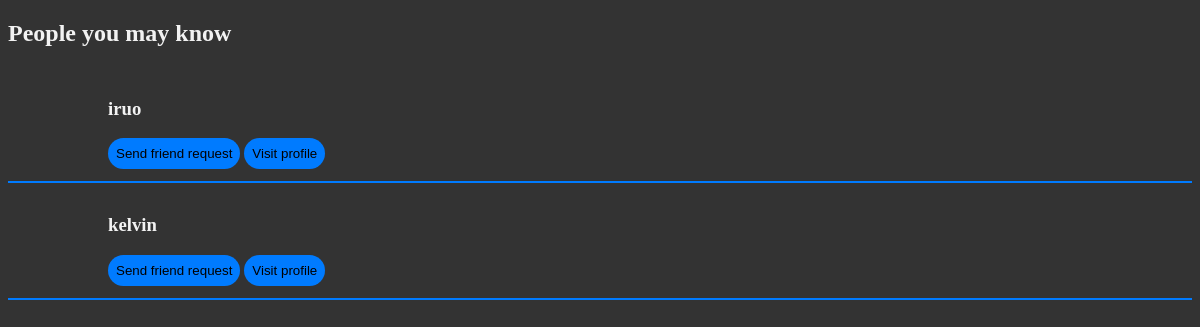
The app's page /users (signed in), older data.
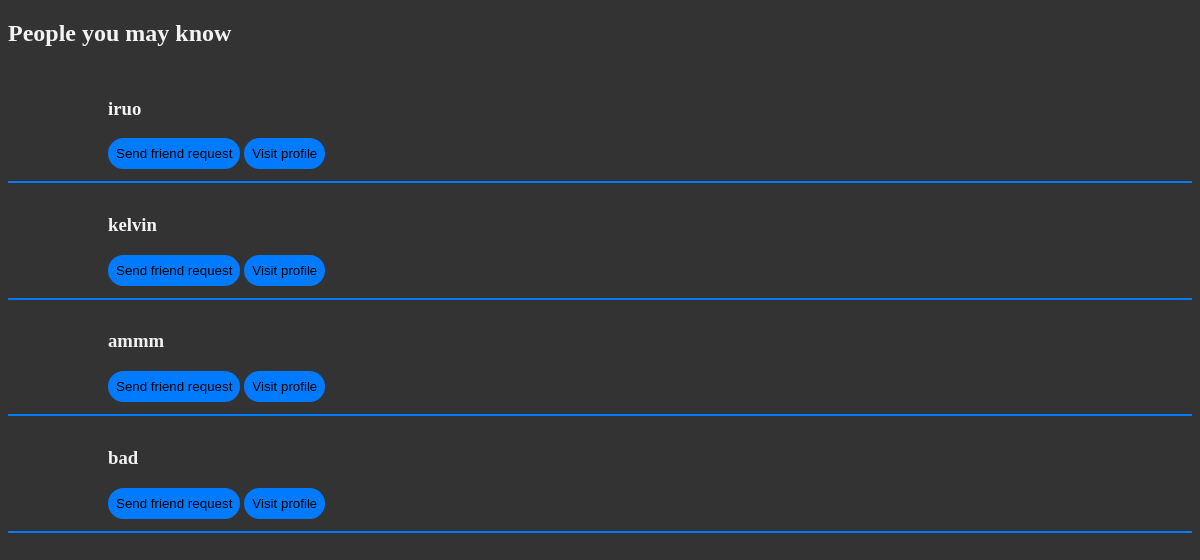
The same page, newer data.
### package/models.py (models this page shows, shortened)
class User(db.Model, UserMixin):
    id = db.Column(db.Integer, primary_key=True)
    username = db.Column(db.String(30), unique=True, nullable=False)
    email = db.Column(db.String(120), unique=True, nullable=False)
    password_hash = db.Column(db.String(120), nullable=False)
    avatar = db.Column(db.LargeBinary)
    friends = db.Column(db.JSON, default='[]')
    friend_request = db.Column(db.JSON, default='[]')
    pending_request = db.Column(db.JSON, default='[]')
    notifications = db.Column(db.JSON, default='[]')
    messages = db.Column(db.JSON, default='{}')
    posts = db.relationship('Post', backref='author', lazy=True)
    def get_friends(self):
        if self.friends == "":
            return None
        else:
            friends = json.loads(self.friends)
            if friends:
                return friends
            else:
                return None
    def get_pending_friends(self):
        if self.pending_request == "":
            return None
        else:
            friends = json.loads(self.pending_request)
            if friends:
                return friends
            else:
                return None

### package/routes.py (the view)
@app.route('/users')
@login_required
def users():
    users = User.query.all()
    friends = current_user.get_friends()
    requests = current_user.get_pending_friends()
    return render_template('friends.html', user=current_user, friends=friends, users=users, requests=requests)

### package/models.py (called while the page is built)
@login_manager.user_loader
def load_user(user_id):
    user = User.query.get(int(user_id))
    if user:
        return user
    return None

### package/templates/friends.html (shortened to what this page needs)
<!DOCTYPE html>
<html lang="en">
<head>
    <link rel="stylesheet" href="{{ url_for('static', filename='css/users.css')}}">
</head>
<body>
    <div id="main">
        {% if users or users.lenght() > 1 %}
            <h2>People you may know</h2>
            {% for userz in users %}
                {% if userz.username != user.username %}
                    {% if friends %}
                        {% if  userz.username not in friends %}
                            {% if requests %}
                                {% if  userz.username not in requests %}
                                    <div id="user" class="pic">
                                        <div id="pic">
                                            <img class='dp' src="/image/{{userz.username}}" alt="{{userz.username}}" width="200px" height="200px">
                                        </div>
                                        <div>
                                            <h3>{{userz.username}}</h3>
                                            <button name="add" class="add">Send friend request</button>
                                            <button name="add" class="profile">Visit profile</button>
                                        </div>
                                    </div>
                                {% endif %}
                            {% else %}
                                <div id="user">
                                    <h3>{{userz.username}}</h3>
                                    <button name="add" class="add">Send friend request</button>
                                    <button name="add" class="profile">Visit profile</button>
                                </div>
                            {% endif %}
                        {% endif %}
                    {% endif %}
                {% endif %}
            {% endfor %}
        {% else %}
        <h2>You are the only user for now, enjoy the silence</h2>
        {% endif %}
</body>
</html>

### package/static/css/users.css (style rules this page uses)
body { padding: 0; background-color: #333; }
#main { background-color: #333; width: 100%; height: 100%; margin: 0; }
h3, h2, p, li { color:#f2f2f2; }
#user { padding: 12px; border-bottom: 2px solid #007BFF; padding-left: 100px; }
.add, .profile, #logout { background-color: #007BFF; border: none; padding: 8px; border-radius: 25px; }

Row changes from the older to the newer data that the page shows:
added User: username "ammm"
added User: username "bad"
